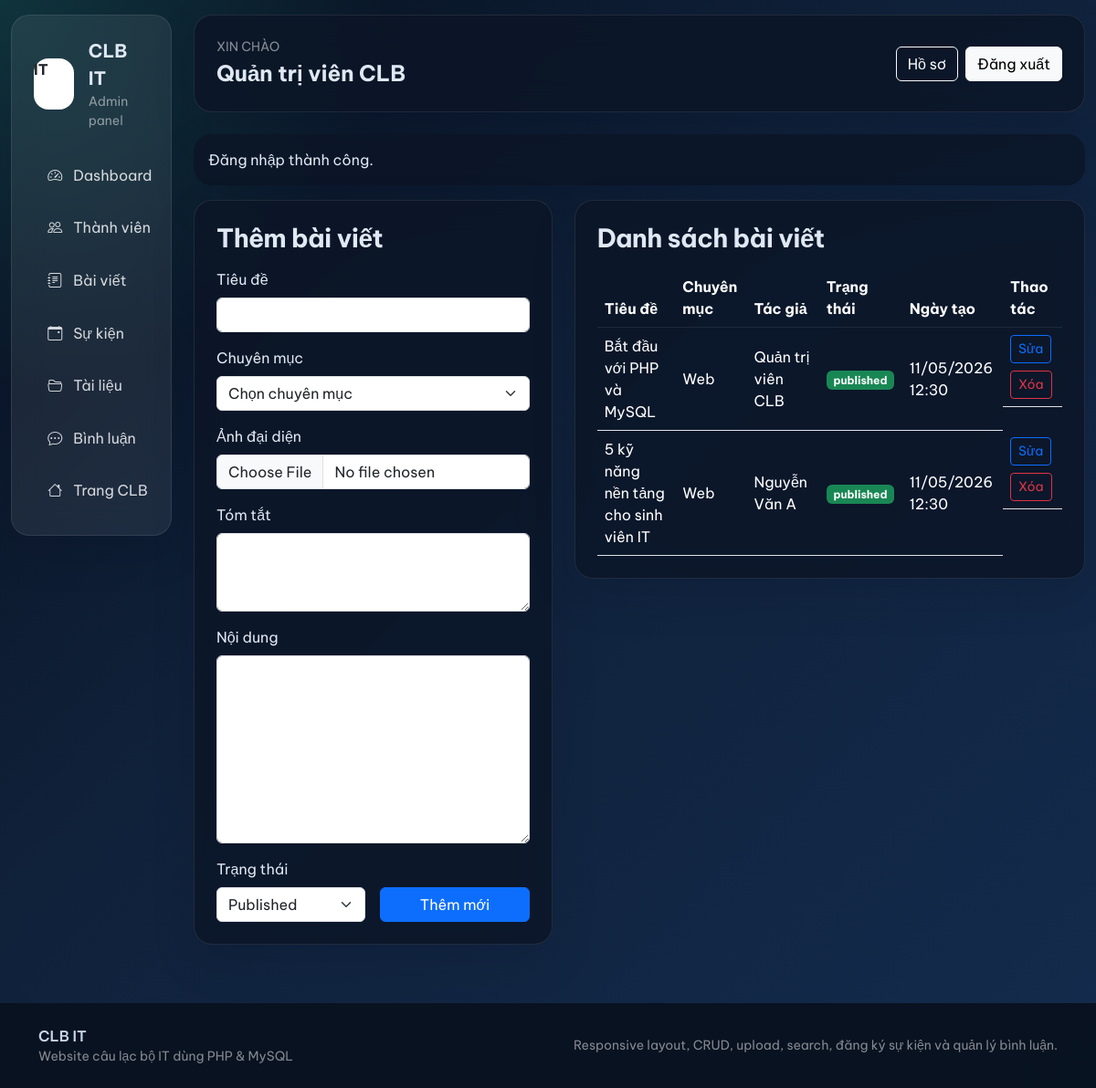
Screenshot of /admin/posts.php (signed in) with the database file from the repository.
### tables this page shows
CREATE TABLE users (
    id INT AUTO_INCREMENT PRIMARY KEY,
    fullname VARCHAR(100) NOT NULL,
    email VARCHAR(120) NOT NULL UNIQUE,
    password VARCHAR(255) NOT NULL,
    avatar VARCHAR(255) NULL,
    bio TEXT NULL,
    skills VARCHAR(255) NULL,
    role ENUM('admin', 'member') NOT NULL DEFAULT 'member',
    status ENUM('active', 'locked') NOT NULL DEFAULT 'active',
    created_at TIMESTAMP DEFAULT CURRENT_TIMESTAMP,
    updated_at TIMESTAMP DEFAULT CURRENT_TIMESTAMP ON UPDATE CURRENT_TIMESTAMP,
    INDEX idx_users_role_status (role, status)
);

CREATE TABLE posts (
    id INT AUTO_INCREMENT PRIMARY KEY,
    title VARCHAR(255) NOT NULL,
    slug VARCHAR(255) NOT NULL UNIQUE,
    excerpt VARCHAR(300) NOT NULL,
    content LONGTEXT NOT NULL,
    image VARCHAR(255) NULL,
    category_id INT NOT NULL,
    user_id INT NOT NULL,
    status ENUM('draft', 'published') NOT NULL DEFAULT 'published',
    published_at DATETIME NULL,
    created_at TIMESTAMP DEFAULT CURRENT_TIMESTAMP,
    updated_at TIMESTAMP DEFAULT CURRENT_TIMESTAMP ON UPDATE CURRENT_TIMESTAMP,
    CONSTRAINT fk_posts_category FOREIGN KEY (category_id) REFERENCES categories(id) ON DELETE RESTRICT,
    CONSTRAINT fk_posts_user FOREIGN KEY (user_id) REFERENCES users(id) ON DELETE CASCADE,
    INDEX idx_posts_category (category_id),
    INDEX idx_posts_user (user_id),
    INDEX idx_posts_status_date (status, published_at)
);

CREATE TABLE categories (
    id INT AUTO_INCREMENT PRIMARY KEY,
    name VARCHAR(100) NOT NULL UNIQUE,
    slug VARCHAR(120) NOT NULL UNIQUE,
    created_at TIMESTAMP DEFAULT CURRENT_TIMESTAMP,
    updated_at TIMESTAMP DEFAULT CURRENT_TIMESTAMP ON UPDATE CURRENT_TIMESTAMP
);

### includes/functions.php (called while the page is built, shortened)
<?php
function e(?string $value): string
{
    return htmlspecialchars((string) $value, ENT_QUOTES, 'UTF-8');
}
function current_user_row(): ?array
{
    $stmt = db()->prepare('SELECT * FROM users WHERE id = :id LIMIT 1');
    $stmt->execute(['id' => (int) $_SESSION['user']['id']]);
    $user = $stmt->fetch();
    return $user;
}
function is_logged_in(): bool
{
    return current_user_row() !== null;
}
function current_user_name(): string
{
    $user = current_user_row();
    return $user ? (string) $user['fullname'] : 'Khách';
}
function flash_get(): ?array
{
    $flash = $_SESSION['flash'];
    return is_array($flash) ? $flash : null;
}
function format_datetime(?string $value): string
{
    return date('d/m/Y H:i', strtotime($value));
}
function short_text(?string $value, int $limit = 140): string
{
    $value = trim((string) $value);
    if (mb_strlen($value) <= $limit) {
        return $value;
    }
    return mb_substr($value, 0, $limit - 3) . '...';
}
function badge_class_for_status(string $status): string
{
    return match ($status) {
        'active', 'published', 'approved' => 'text-bg-success',
        'locked', 'draft', 'pending' => 'text-bg-warning',
        'archived', 'spam' => 'text-bg-secondary',
        default => 'text-bg-primary',
    };
}

### config/database.php (called while the page is built, shortened)
<?php
function db(): PDO
{
    static $pdo = null;
    if ($pdo instanceof PDO) {
        return $pdo;
    }
    $dsn = 'mysql:host=' . DB_HOST . ';dbname=' . DB_NAME . ';charset=utf8mb4';
    $pdo = new PDO($dsn, DB_USER, DB_PASS, [
        PDO::ATTR_ERRMODE => PDO::ERRMODE_EXCEPTION,
        PDO::ATTR_DEFAULT_FETCH_MODE => PDO::FETCH_ASSOC,
        PDO::ATTR_EMULATE_PREPARES => false,
    ]);
    return $pdo;
}

### admin/posts.php (the view, shortened to what this page needs)
<?php
require_once __DIR__ . '/../config/database.php';
require_once __DIR__ . '/../includes/functions.php';
$pageLayout = 'admin';
$editPost = null;
$posts = db()->query("SELECT p.*, c.name AS category_name, u.fullname AS author_name
    FROM posts p
    INNER JOIN categories c ON c.id = p.category_id
    INNER JOIN users u ON u.id = p.user_id
    ORDER BY p.created_at DESC")->fetchAll();
require_once __DIR__ . '/../includes/header.php';
?>
<div class="row g-4">
    <div class="col-lg-5">
        <div class="clubit-card p-4">
            <h3 class="section-title mb-3"><?php echo $editPost ? 'Sửa bài viết' : 'Thêm bài viết'; ?></h3>
            <form method="post" enctype="multipart/form-data" class="row g-3">
                <div class="col-12">
                    <label class="form-label">Tiêu đề</label>
                    <input type="text" name="title" class="form-control" value="<?php echo e((string) ($editPost['title'] ?? '')); ?>" required>
                </div>
                <div class="col-12">
                    <label class="form-label">Chuyên mục</label>
                    <select name="category_id" class="form-select" required>
                        <option value="">Chọn chuyên mục</option>
                    </select>
                </div>
                <div class="col-12">
                    <label class="form-label">Ảnh đại diện</label>
                    <input type="file" name="image" class="form-control" accept="image/*">
                </div>
                <div class="col-12">
                    <label class="form-label">Tóm tắt</label>
                    <textarea name="excerpt" class="form-control" rows="3" required><?php echo e((string) ($editPost['excerpt'] ?? '')); ?></textarea>
                </div>
                <div class="col-12">
                    <label class="form-label">Nội dung</label>
                    <textarea name="content" class="form-control" rows="8" required><?php echo e((string) ($editPost['content'] ?? '')); ?></textarea>
                </div>
                <div class="col-6">
                    <label class="form-label">Trạng thái</label>
                    <select name="status" class="form-select">
                        <option value="published" <?php echo ($editPost['status'] ?? 'published') === 'published' ? 'selected' : ''; ?>>Published</option>
                    </select>
                </div>
                <div class="col-6 d-grid align-self-end">
                    <button class="btn btn-primary"><?php echo $editPost ? 'Cập nhật' : 'Thêm mới'; ?></button>
                </div>
            </form>
        </div>
    </div>
    <div class="col-lg-7">
        <div class="clubit-card p-4">
            <h3 class="section-title mb-3">Danh sách bài viết</h3>
            <div class="table-responsive">
                <table class="table table-clubit align-middle mb-0">
                    <thead>
                        <tr>
                            <th class="text-white">Tiêu đề</th>
                            <th class="text-white">Chuyên mục</th>
                            <th class="text-white">Tác giả</th>
                            <th class="text-white">Trạng thái</th>
                            <th class="text-white">Ngày tạo</th>
                            <th class="text-white">Thao tác</th>
                        </tr>
                    </thead>
                    <tbody>
                        <?php foreach ($posts as $post): ?>
                            <tr>
                                <td class="text-white"><?php echo e(short_text($post['title'], 40)); ?></td>
                                <td class="text-white"><?php echo e($post['category_name']); ?></td>
                                <td class="text-white"><?php echo e($post['author_name']); ?></td>
                                <td><span class="badge <?php echo e(badge_class_for_status($post['status'])); ?>"><?php echo e($post['status']); ?></span></td>
                                <td class="text-white"><?php echo e(format_datetime($post['created_at'])); ?></td>
                                <td class="d-flex gap-2 flex-wrap">
                                    <?php if ($post['status'] === 'pending'): ?>
                                        <form method="post" style="display:inline;">
                                            <input type="hidden" name="action" value="publish">
                                            <input type="hidden" name="id" value="<?php echo (int) $post['id']; ?>">
                                            <button class="btn btn-outline-success btn-sm">✅ Duyệt</button>
                                        </form>
                                        <form method="post" style="display:inline;">
                                            <input type="hidden" name="action" value="reject">
                                            <input type="hidden" name="id" value="<?php echo (int) $post['id']; ?>">
                                            <button class="btn btn-outline-warning btn-sm">❌ Từ chối</button>
                                        </form>
                                    <?php else: ?>
                                        <a class="btn btn-outline-primary btn-sm" href="?edit=<?php echo (int) $post['id']; ?>">Sửa</a>
                                    <?php endif; ?>
                                    <form method="post" onsubmit="return confirm('Xóa bài viết này?');" style="display:inline;">
                                        <button class="btn btn-outline-danger btn-sm">Xóa</button>
                                    </form>
                                </td>
                            </tr>
                        <?php endforeach; ?>
                    </tbody>
                </table>
            </div>
        </div>
    </div>
</div>
<?php require_once __DIR__ . '/../includes/footer.php'; ?>

### includes/header.php (shortened to what this page needs)
<?php
require_once __DIR__ . '/../config/database.php';
require_once __DIR__ . '/functions.php';
$pageLayout = $pageLayout ?? 'public';
$flash = flash_get();
$bodyClass = is_logged_in() ? 'clubit-logged-in' : 'clubit-public';
?>
<!DOCTYPE html>
<html lang="vi">
<head>
    <link href="https://cdn.jsdelivr.net/npm/bootstrap@5.3.3/dist/css/bootstrap.min.css" rel="stylesheet">
    <link rel="stylesheet" href="https://cdn.jsdelivr.net/npm/bootstrap-icons@1.11.3/font/bootstrap-icons.min.css">
    <link rel="stylesheet" href="<?php echo e(BASE_URL); ?>/assets/css/app.css">
</head>
<body class="<?php echo e($bodyClass); ?>">
<?php if ($pageLayout === 'admin'): ?>
<div class="container-fluid py-3">
    <div class="row g-4">
        <div class="col-lg-3 col-xl-2">
            <div class="sidebar-shell">
                <div class="sidebar-glass p-3 p-lg-4">
                    <div class="d-flex align-items-center gap-3 mb-4">
                        <div class="rounded-4 bg-white text-dark fw-bold d-grid place-items-center" style="width:56px;height:56px;">IT</div>
                        <div>
                            <div class="fw-bold fs-5"><?php echo e(APP_NAME); ?></div>
                            <div class="small text-white-50">Admin panel</div>
                        </div>
                    </div>
                    <div class="d-grid gap-2">
                        <a href="<?php echo e(BASE_URL); ?>/admin/index.php" class="sidebar-link"><i class="bi bi-speedometer2"></i> Dashboard</a>
                        <a href="<?php echo e(BASE_URL); ?>/admin/users.php" class="sidebar-link"><i class="bi bi-people"></i> Thành viên</a>
                        <a href="<?php echo e(BASE_URL); ?>/admin/posts.php" class="sidebar-link"><i class="bi bi-journal-text"></i> Bài viết</a>
                        <a href="<?php echo e(BASE_URL); ?>/admin/events.php" class="sidebar-link"><i class="bi bi-calendar-event"></i> Sự kiện</a>
                        <a href="<?php echo e(BASE_URL); ?>/admin/documents.php" class="sidebar-link"><i class="bi bi-folder2-open"></i> Tài liệu</a>
                        <a href="<?php echo e(BASE_URL); ?>/admin/comments.php" class="sidebar-link"><i class="bi bi-chat-dots"></i> Bình luận</a>
                        <a href="<?php echo e(BASE_URL); ?>/index.php" class="sidebar-link"><i class="bi bi-house"></i> Trang CLB</a>
                    </div>
                </div>
            </div>
        </div>
        <div class="col-lg-9 col-xl-10">
            <div class="clubit-panel p-3 p-lg-4 mb-4 d-flex flex-column flex-lg-row gap-3 justify-content-between align-items-lg-center">
                <div>
                    <div class="text-uppercase text-white-50 small">Xin chào</div>
                    <div class="fs-4 fw-bold"><?php echo e(current_user_name()); ?></div>
                </div>
                <div class="d-flex gap-2 flex-wrap">
                    <a href="<?php echo e(BASE_URL); ?>/profile.php" class="btn btn-outline-light">Hồ sơ</a>
                    <a href="<?php echo e(BASE_URL); ?>/logout.php" class="btn btn-light">Đăng xuất</a>
                </div>
            </div>
            <?php if ($flash): ?>
                <div class="alert alert-<?php echo e($flash['type'] === 'error' ? 'danger' : 'success'); ?> clubit-card border-0">
                    <?php echo e((string) $flash['message']); ?>
                </div>
            <?php endif; ?>
<?php endif; ?>

### assets/css/app.css (style rules this page uses)
:root { --clubit-bg: #08111f; --clubit-surface: rgba(12, 21, 39, 0.84); --clubit-card: rgba(255, 255, 255, 0.94); --clubit-accent: #36c2b4; --clubit-accent-2: #1d4ed8; --clubit-text: #dfe8f3; --clubit-muted: #93a4ba; --clubit-border: rgba(255, 255, 255, 0.09); }
* { box-sizing: border-box; }
body { font-family: 'Be Vietnam Pro', sans-serif; background: radial-gradient(circle at top left, rgba(54, 194, 180, 0.18), transparent 28%), radial-gradient(circle at top right, rgba(29, 78, 216, 0.18), transparent 30%), linear-gradient(180deg, #f6fbff 0%, #eef4fb 36%, #e8eef8 100%); color: #0f172a; }
body.clubit-logged-in { background: radial-gradient(circle at top left, rgba(54, 194, 180, 0.2), transparent 25%), linear-gradient(135deg, #07111f 0%, #10213a 42%, #132b4d 100%); color: var(--clubit-text); }
.navbar-glass, .clubit-card, .clubit-panel, .sidebar-glass { backdrop-filter: blur(18px); border: 1px solid var(--clubit-border); box-shadow: 0 18px 50px rgba(2, 8, 23, 0.12); }
.clubit-card, .clubit-panel { background: var(--clubit-card); border-radius: 1.25rem; }
body.clubit-logged-in .clubit-card, body.clubit-logged-in .clubit-panel { background: rgba(12, 21, 39, 0.82); color: var(--clubit-text); }
.section-title { font-weight: 700; letter-spacing: -0.02em; }
.sidebar-shell { position: sticky; top: 1rem; }
.sidebar-glass { background: rgba(255, 255, 255, 0.07); border-radius: 1.25rem; color: var(--clubit-text); }
.sidebar-link { display: flex; align-items: center; gap: 0.75rem; padding: 0.8rem 0.95rem; border-radius: 0.95rem; color: rgba(255, 255, 255, 0.82); text-decoration: none; transition: all 0.18s ease; }
.table-clubit { --bs-table-bg: transparent; color: inherit; }
.table-clubit thead th { color: white !important; border-bottom-color: rgba(255, 255, 255, 0.08); }
.table-clubit tbody td { color: white !important; }
body.clubit-logged-in .table-clubit tbody tr td { color: white !important; }
body.clubit-logged-in .table-clubit thead th { color: white !important; }

### rows the page displays
users: fullname "Quản trị viên CLB"
posts: title "Bắt đầu với PHP và MySQL", category.name "Web", user.fullname "Quản trị viên CLB", status "published", created_at "11/05/2026 12:30"
posts: title "5 kỹ năng nền tảng cho sinh viên IT", category.name "Web", user.fullname "Nguyễn Văn A", status "published", created_at "11/05/2026 12:30"

### other values shown
APP_NAME "CLB IT"
$flash['message'] "Đăng nhập thành công."
